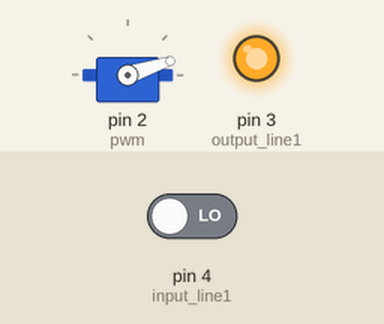
A program run on a simulated MicroPython board. On the bench: servo, output pins drawn as LEDs (lit = HIGH). The inputs (shaded band) are chosen by the test bench; at power-on: pin 4 (input_line1) LOW. Servo angles are drawn from the pulse width (0.5 ms = 0°, 2.5 ms = 180°); pins used as bus, display or sensor lines are not drawn.

Above: at 1.2 s.
1.3 s: pin 4 (input_line1) driven HIGH
At 1.9 s:
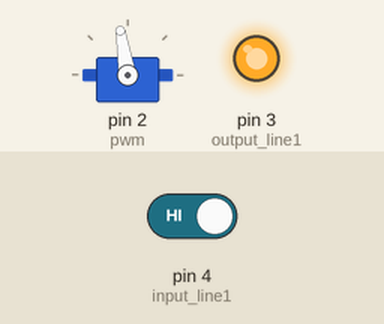
2.8 s: pin 4 (input_line1) driven LOW
At 4.2 s:
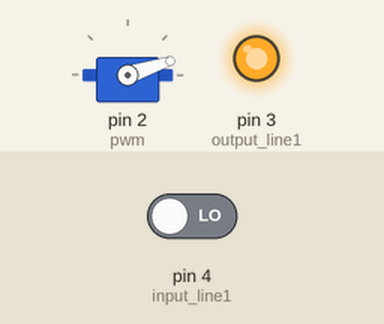
Timing chart, 0 to 5.8 s (numbered marks = the images above; inputs shaded):
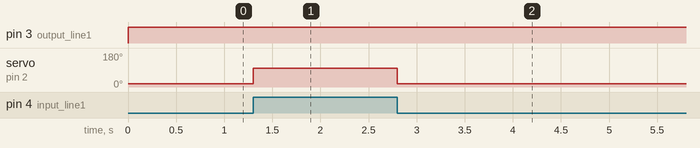

Measured:
- after the input at 1.3 s, servo on pin 2 (pwm): 18° → 99° at once
- after the input at 2.8 s, servo on pin 2 (pwm): 99° → 18° at once

The program:

main.py
```python
from machine import I2C, Pin, PWM

MID = 1500000  # midpoint of servo motor
MIN = 700000  # minpoint of servo motor
MAX = 1600000  # maxpoint of servo motor

# servo motor setup
pwm = PWM(Pin(2))
pwm.freq(50)
pwm.duty_ns(MIN)

output_line1 = Pin(3, Pin.OUT)
input_line1 = Pin(4, Pin.IN, Pin.PULL_DOWN)

while True:
    output_line1.value(1)
    pwm.duty_ns(MIN)
    while input_line1.value():
        pwm.duty_ns(MAX)
```
